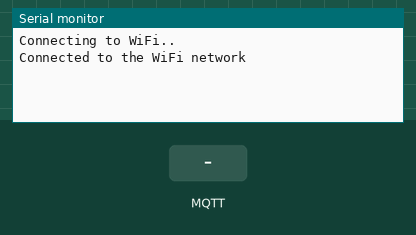
The sketch below on a simulated ESP32. Parts: the last lines printed to the serial monitor. The test bench sets the inputs (shaded band). WiFi joins after 1.5 s; servers stay silent unless stated; network time is answered at once with the bench clock; no MQTT or app messages arrive unless stated.

Above: at 2.7 s.
2.8 s: MQTT message "1" arrives on the first subscribed topic
At 3.2 s:
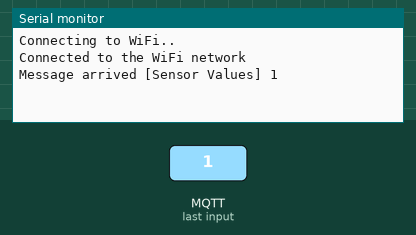
4.3 s: MQTT message "on" arrives on the first subscribed topic
At 5.5 s:
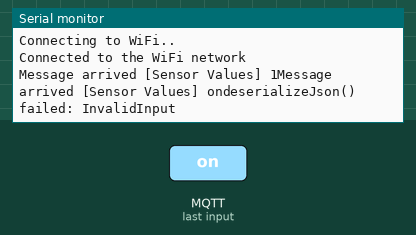
5.8 s: MQTT message "off" arrives on the first subscribed topic
At 6.7 s:
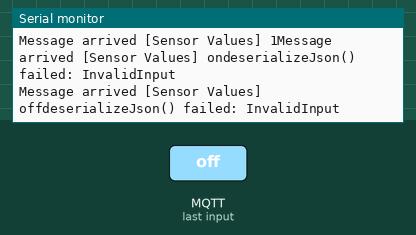

The sketch:

led_conc.ino
```cpp
#include <WiFi.h>
#include <PubSubClient.h>
#include <ArduinoJson.h>
#include "RunningAverage.h"
#include <NTPClient.h>
#include <WiFiUdp.h>
#include "millisDelay.h"
WiFiUDP ntpUDP;
NTPClient timeClient(ntpUDP, "pool.ntp.org");
WiFiClient espClient;
PubSubClient client(espClient);
millisDelay getvalue;
millisDelay rlvalue;

int Sensordata_RGBlux ; // 331
int Sensordata_R ; // 638
int Sensordata_G; // 591
int Sensordata_B ; // 539
int Sensordata_C ; // 1257
double Sensordata_Lum ; // 33.73167527
int Sensordata_IR; // 291
int Sensordata_Visible ; // 144
bool Sensordata_good ; // true
int Sensordata_output ; // 0
int Sensordata_ML8511_output_ ;
 int Sensordata_UV_Intensity_mW_cm_2_ ;

///DECLARATION
uint32_t chipid;
const char* eventogo;
const char* eventogo1;
const char* eventogo2;
const char* alertmode1;
const char* alertlevel;
const char* valuedata;
char tempstring1[1024];
char tempstring2[1024];
char tempstring11[1024];
char RELAYSTRING[1024];

///MQTT SETUP
const char* ssid = "Zeptogreens";
const char* password = "Zeptogreens@2023";
const char* broker = "192.168.0.173";
const int port = 1883;
const char* mqttUser = "Zeptogreens";
const char* mqttPassword = "123456";
const char* FDSFDS = "Sensor Values";

void callback(char* topic, byte * payload, unsigned int length)
{
  Serial.print("Message arrived [");
  Serial.print(topic);
  Serial.print("] ");
  for (int i = 0; i < length; i++) {
    Serial.print((char)payload[i]);
  }
  DynamicJsonDocument doc(512);
  DeserializationError error = deserializeJson(doc, payload);
  if (error) {
    Serial.print(F("deserializeJson() failed: "));
    Serial.println(error.f_str());
    return;
  }

  valuedata = doc["data"];

  if(JsonObject Sensordata = doc["Sensordata"])
{
 Sensordata_RGBlux = Sensordata["RGBlux"]; // 331
 Sensordata_R = Sensordata["R"]; // 638
 Sensordata_G = Sensordata["G"]; // 591
 Sensordata_B = Sensordata["B"]; // 539
 Sensordata_C = Sensordata["C"]; // 1257
 Sensordata_Lum = Sensordata["Lum"]; // 33.73167527
 Sensordata_IR = Sensordata["IR"]; // 291
 Sensordata_Visible = Sensordata["Visible"]; // 144
 Sensordata_output = Sensordata["output"]; // 0
 Sensordata_ML8511_output_ = Sensordata["ML8511 output:"];
 Sensordata_UV_Intensity_mW_cm_2_ = Sensordata["UV Intensity (mW/cm^2):"];
 Serial.println(" ");
 Serial.println("RGBlux ");Serial.println(Sensordata_RGBlux);
 Serial.println("R ");Serial.println(Sensordata_R);
 Serial.println("G ");Serial.println(Sensordata_G);
 Serial.println("B ");Serial.println(Sensordata_B);
 Serial.println("C ");Serial.println(Sensordata_C);

 Serial.println("Lum ");Serial.println(Sensordata_Lum);
 Serial.println("IR ");Serial.println(Sensordata_IR);
 Serial.println("Visible ");Serial.println(Sensordata_Visible);
 Serial.println("output ");Serial.println(Sensordata_output);

 Serial.println("ML8511 output: ");Serial.println(Sensordata_ML8511_output_);
 Serial.println("UV Intensity (mW/cm^2): ");Serial.println(Sensordata_UV_Intensity_mW_cm_2_);


}
}
void reconnect() {
  while (!client.connected()) {
    if (client.connect("ESP32Client", mqttUser, mqttPassword))
    {
      client.subscribe(FDSFDS);
    }
    else
    {
      Serial.print("failed, rc=");
      Serial.print(client.state());
      Serial.println(" try again in 5 seconds");
      delay(5000);
    }
  }
}
void setup()
{

  Serial.begin(115200);
  WiFi.begin(ssid, password);
  Serial.println("Connecting to WiFi..");
  while (WiFi.status() != WL_CONNECTED)
  {
    delay(100);
    yield();
  }
  Serial.println("Connected to the WiFi network");

  timeClient.begin();
  timeClient.setTimeOffset(19800);

  client.setServer(broker, port);
  client.setCallback(callback);

}

void loop() {

  if (!client.connected()) {
    reconnect();
  }
  timeClient.update();
  client.loop();

}
```

Measured:
- after the input at 2.8 s, the serial monitor: prints a new line at once (image 1)
- after the input at 4.3 s, the serial monitor: prints a new line at once (image 2)
- after the input at 5.8 s, the serial monitor: prints a new line at once (image 3)
